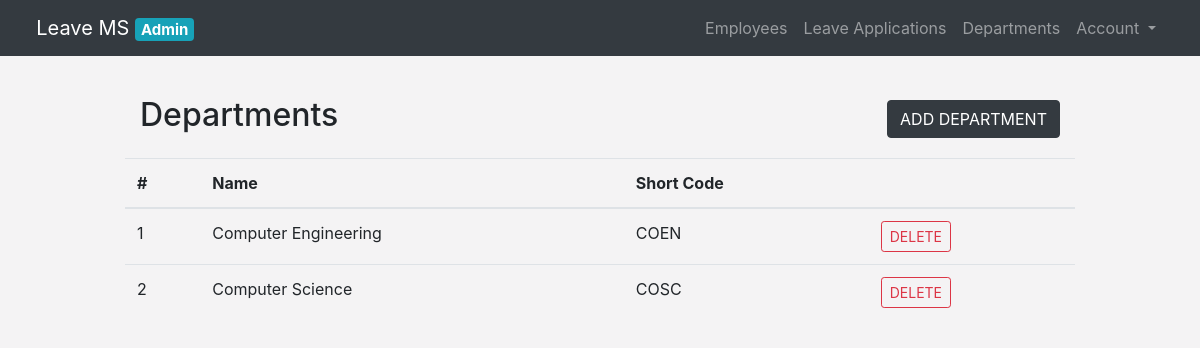
The app's page /admin/departments.php (signed in) with its own data.
### tables this page shows
CREATE TABLE `departments` (
  `id` int(11) NOT NULL,
  `name` varchar(255) NOT NULL,
  `short_code` varchar(255) NOT NULL
);

### admin/departments.php (the view, shortened to what this page needs)
<?php
  require("../config.php");
  if (isset($_SESSION["isLoggedIn"]) and ($_SESSION["isLoggedIn"] === TRUE)) {
    $query = "SELECT * FROM `departments`";
    $result = $conn->query($query);
  }
?>
<!DOCTYPE html>
<html>
  <head>
    <link rel="stylesheet" href="../static/css/bootstrap.min.css">
  </head>
  <body>
    <?php include('../includes/admin_nav.php'); ?>
    <div class="container">
      <div class="row py-4">
        <div class="col-10 mx-auto">
          <div class="row align-items-center py-3">
            <div class="col-6">
              <h2>Departments</h2>
            </div>
            <div class="col-6">
              <a class="btn btn-dark float-right" href="add-department.php">
                ADD DEPARTMENT
              </a>
            </div>
          </div>
          <div class="row">
            <table class="table">
              <thead>
                <tr>
                  <th>#</th>
                  <th>Name</th>
                  <th>Short Code</th>
                  <th></th>
                </tr>
              </thead>
              <tbody>
                <?php
                  if ($result->num_rows > 0) {
                    $index = 0;
                    while ($row = $result->fetch_assoc()) {
                      ++$index;
                      echo "<tr>";
                      echo "<td>" . $index . "</td>";
                      echo "<td>" . $row["name"] . "</td>";
                      echo "<td>" . $row["short_code"] . "</td>";
                      echo '
                      <td>
                        <a class="btn btn-outline-danger btn-sm" href="delete-department.php?id=' . $row['id'] . '&sc=' . $row['short_code'] . '">
                          DELETE
                        </a>
                      </td>
                      ';
                      echo "</tr>";
                    }
                  }
                ?>
              </tbody>
            </table>
          </div>
        </div>
      </div>
    </div>
  </body>
</html>

### admin/departments.php (style rules this page uses)
body { background-color: #f4f3f4 !important; }

### records on screen
departments: name "Computer Engineering", short_code "COEN"
departments: name "Computer Science", short_code "COSC"
